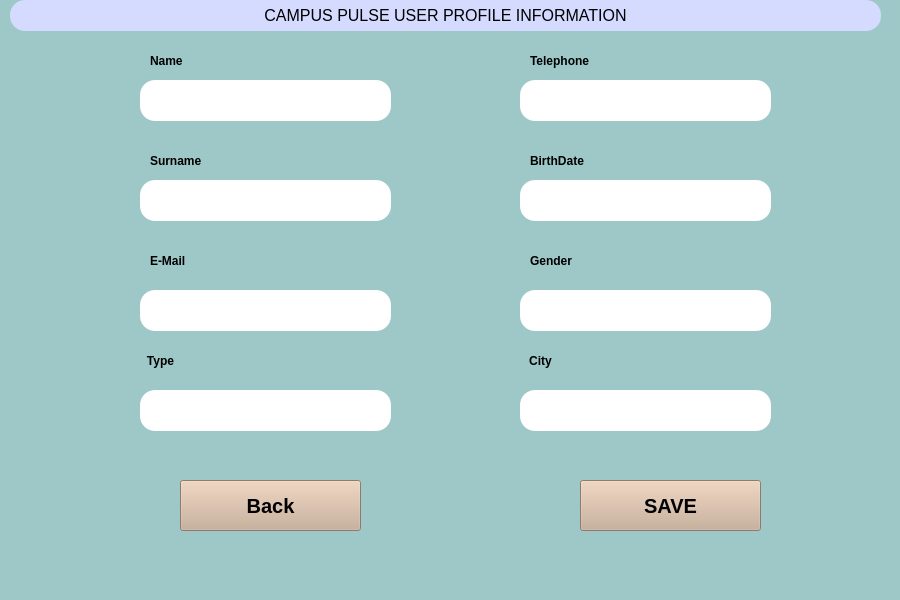
<?xml version="1.0" encoding="UTF-8"?>
<ui version="4.0">
 <class>MainWindow</class>
 <widget class="QMainWindow" name="MainWindow">
  <property name="geometry">
   <rect>
    <x>0</x>
    <y>0</y>
    <width>900</width>
    <height>600</height>
   </rect>
  </property>
  <property name="font">
   <font>
    <pointsize>12</pointsize>
   </font>
  </property>
  <property name="windowTitle">
   <string>MainWindow</string>
  </property>
  <property name="styleSheet">
   <string notr="true">background-color: rgb(158, 200, 200);</string>
  </property>
  <widget class="QWidget" name="centralwidget">
   <widget class="QLabel" name="label_3">
    <property name="geometry">
     <rect>
      <x>10</x>
      <y>0</y>
      <width>871</width>
      <height>31</height>
     </rect>
    </property>
    <property name="font">
     <font>
      <pointsize>12</pointsize>
     </font>
    </property>
    <property name="styleSheet">
     <string notr="true">background-color: rgb(213, 219, 255);
border-radius: 15px; </string>
    </property>
    <property name="frameShape">
     <enum>QFrame::Panel</enum>
    </property>
    <property name="text">
     <string>CAMPUS PULSE USER PROFILE INFORMATION</string>
    </property>
    <property name="alignment">
     <set>Qt::AlignCenter</set>
    </property>
   </widget>
   <widget class="QLabel" name="label">
    <property name="geometry">
     <rect>
      <x>150</x>
      <y>40</y>
      <width>101</width>
      <height>41</height>
     </rect>
    </property>
    <property name="font">
     <font>
      <weight>75</weight>
      <bold>true</bold>
     </font>
    </property>
    <property name="text">
     <string>Name</string>
    </property>
   </widget>
   <widget class="QLabel" name="label_2">
    <property name="geometry">
     <rect>
      <x>150</x>
      <y>140</y>
      <width>101</width>
      <height>41</height>
     </rect>
    </property>
    <property name="font">
     <font>
      <weight>75</weight>
      <bold>true</bold>
     </font>
    </property>
    <property name="text">
     <string>Surname</string>
    </property>
   </widget>
   <widget class="QLabel" name="label_4">
    <property name="geometry">
     <rect>
      <x>150</x>
      <y>240</y>
      <width>101</width>
      <height>41</height>
     </rect>
    </property>
    <property name="font">
     <font>
      <weight>75</weight>
      <bold>true</bold>
     </font>
    </property>
    <property name="text">
     <string>E-Mail</string>
    </property>
   </widget>
   <widget class="QLabel" name="label_5">
    <property name="geometry">
     <rect>
      <x>530</x>
      <y>40</y>
      <width>101</width>
      <height>41</height>
     </rect>
    </property>
    <property name="font">
     <font>
      <weight>75</weight>
      <bold>true</bold>
     </font>
    </property>
    <property name="text">
     <string>Telephone</string>
    </property>
   </widget>
   <widget class="QLabel" name="label_6">
    <property name="geometry">
     <rect>
      <x>530</x>
      <y>140</y>
      <width>101</width>
      <height>41</height>
     </rect>
    </property>
    <property name="font">
     <font>
      <weight>75</weight>
      <bold>true</bold>
     </font>
    </property>
    <property name="text">
     <string>BirthDate</string>
    </property>
   </widget>
   <widget class="QLabel" name="label_7">
    <property name="geometry">
     <rect>
      <x>530</x>
      <y>240</y>
      <width>101</width>
      <height>41</height>
     </rect>
    </property>
    <property name="font">
     <font>
      <weight>75</weight>
      <bold>true</bold>
     </font>
    </property>
    <property name="text">
     <string>Gender</string>
    </property>
   </widget>
   <widget class="QLabel" name="label_8">
    <property name="geometry">
     <rect>
      <x>110</x>
      <y>340</y>
      <width>101</width>
      <height>41</height>
     </rect>
    </property>
    <property name="font">
     <font>
      <weight>75</weight>
      <bold>true</bold>
     </font>
    </property>
    <property name="text">
     <string>Type</string>
    </property>
    <property name="alignment">
     <set>Qt::AlignCenter</set>
    </property>
   </widget>
   <widget class="QLineEdit" name="name_line">
    <property name="geometry">
     <rect>
      <x>140</x>
      <y>80</y>
      <width>251</width>
      <height>41</height>
     </rect>
    </property>
    <property name="styleSheet">
     <string notr="true">border-radius: 15px; 
background-color: rgb(255, 255, 255);</string>
    </property>
   </widget>
   <widget class="QLineEdit" name="surname_line">
    <property name="geometry">
     <rect>
      <x>140</x>
      <y>180</y>
      <width>251</width>
      <height>41</height>
     </rect>
    </property>
    <property name="styleSheet">
     <string notr="true">border-radius: 15px; 
background-color: rgb(255, 255, 255);</string>
    </property>
   </widget>
   <widget class="QLineEdit" name="mail_line">
    <property name="geometry">
     <rect>
      <x>140</x>
      <y>290</y>
      <width>251</width>
      <height>41</height>
     </rect>
    </property>
    <property name="styleSheet">
     <string notr="true">border-radius: 15px; 
background-color: rgb(255, 255, 255);</string>
    </property>
   </widget>
   <widget class="QLineEdit" name="telephone_line">
    <property name="geometry">
     <rect>
      <x>520</x>
      <y>80</y>
      <width>251</width>
      <height>41</height>
     </rect>
    </property>
    <property name="styleSheet">
     <string notr="true">border-radius: 15px; 
background-color: rgb(255, 255, 255);</string>
    </property>
   </widget>
   <widget class="QLineEdit" name="birthdate_line">
    <property name="geometry">
     <rect>
      <x>520</x>
      <y>180</y>
      <width>251</width>
      <height>41</height>
     </rect>
    </property>
    <property name="styleSheet">
     <string notr="true">border-radius: 15px; 
background-color: rgb(255, 255, 255);</string>
    </property>
   </widget>
   <widget class="QLineEdit" name="gender_line">
    <property name="geometry">
     <rect>
      <x>520</x>
      <y>290</y>
      <width>251</width>
      <height>41</height>
     </rect>
    </property>
    <property name="styleSheet">
     <string notr="true">border-radius: 15px; 
background-color: rgb(255, 255, 255);</string>
    </property>
   </widget>
   <widget class="QLineEdit" name="type_line">
    <property name="geometry">
     <rect>
      <x>140</x>
      <y>390</y>
      <width>251</width>
      <height>41</height>
     </rect>
    </property>
    <property name="styleSheet">
     <string notr="true">border-radius: 15px; 

background-color: rgb(255, 255, 255);</string>
    </property>
   </widget>
   <widget class="QPushButton" name="Back_Button">
    <property name="geometry">
     <rect>
      <x>180</x>
      <y>480</y>
      <width>181</width>
      <height>51</height>
     </rect>
    </property>
    <property name="font">
     <font>
      <pointsize>15</pointsize>
      <weight>75</weight>
      <bold>true</bold>
     </font>
    </property>
    <property name="styleSheet">
     <string notr="true">background-color: rgb(200, 172, 148);</string>
    </property>
    <property name="text">
     <string>Back</string>
    </property>
   </widget>
   <widget class="QPushButton" name="save_pushButton">
    <property name="geometry">
     <rect>
      <x>580</x>
      <y>480</y>
      <width>181</width>
      <height>51</height>
     </rect>
    </property>
    <property name="font">
     <font>
      <pointsize>15</pointsize>
      <weight>75</weight>
      <bold>true</bold>
     </font>
    </property>
    <property name="styleSheet">
     <string notr="true">background-color: rgb(200, 172, 148);</string>
    </property>
    <property name="text">
     <string>SAVE</string>
    </property>
   </widget>
   <widget class="QLabel" name="label_9">
    <property name="geometry">
     <rect>
      <x>490</x>
      <y>340</y>
      <width>101</width>
      <height>41</height>
     </rect>
    </property>
    <property name="font">
     <font>
      <weight>75</weight>
      <bold>true</bold>
     </font>
    </property>
    <property name="text">
     <string>City</string>
    </property>
    <property name="alignment">
     <set>Qt::AlignCenter</set>
    </property>
   </widget>
   <widget class="QLineEdit" name="type_line_2">
    <property name="geometry">
     <rect>
      <x>520</x>
      <y>390</y>
      <width>251</width>
      <height>41</height>
     </rect>
    </property>
    <property name="styleSheet">
     <string notr="true">border-radius: 15px; 

background-color: rgb(255, 255, 255);</string>
    </property>
   </widget>
  </widget>
  <widget class="QMenuBar" name="menubar">
   <property name="geometry">
    <rect>
     <x>0</x>
     <y>0</y>
     <width>900</width>
     <height>18</height>
    </rect>
   </property>
  </widget>
  <widget class="QStatusBar" name="statusbar"/>
 </widget>
 <resources/>
 <connections/>
</ui>
